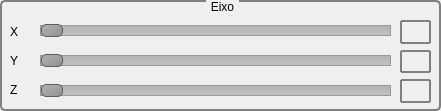
   <widget class="QGroupBox" name="groupBox_7">
    <property name="geometry">
     <rect>
      <x>11</x>
      <y>560</y>
      <width>441</width>
      <height>111</height>
     </rect>
    </property>
    <property name="styleSheet">
     <string notr="true">QGroupBox {
     background-color: qlineargradient(x1: 0, y1: 0, x2: 0, y2: 1,
                                       stop: 0 #E0E0E0, stop: 1 #FFFFFF);
     border: 2px solid gray;
     border-radius: 5px;
     margin-top: 1ex; /* leave space at the top for the title */
 }
 QGroupBox::title {

     subcontrol-origin: margin;
     subcontrol-position: top center; /* position at the top center */
     padding: 0 3px;
     background-color: qlineargradient(x1: 0, y1: 0, x2: 0, y2: 1,
                                       stop: 0 #FFOECE, stop: 1 #FFFFFF);
 }
 QGroupBox::indicator {
     width: 13px;
     height: 13px;
 }</string>
    </property>
    <property name="title">
     <string>Eixo</string>
    </property>
    <widget class="QSlider" name="horizontalSliderPlano_X">
     <property name="geometry">
      <rect>
       <x>40</x>
       <y>20</y>
       <width>351</width>
       <height>20</height>
      </rect>
     </property>
     <property name="cursor">
      <cursorShape>PointingHandCursor</cursorShape>
     </property>
     <property name="styleSheet">
      <string notr="true"> QSlider::groove:horizontal {
     border: 1px solid #999999;
     height: 9px; /* the groove expands to the size of the slider by default. by giving it a height, it has a fixed size */
     background: qlineargradient(x1:0, y1:0, x2:0, y2:1, stop:0 #B1B1B1, stop:1 #c4c4c4);
     margin: 2px 0;
 }

 QSlider::handle:horizontal {
     background: qlineargradient(x1:0, y1:0, x2:1, y2:1, stop:0 #b4b4b4, stop:1 #8f8f8f);
     border: 1px solid #5c5c5c;
     width: 20px;
     height: 20px;
     margin: -2px 0; /* handle is placed by default on the contents rect of the groove. Expand outside the groove */
     border-radius: 5px;
 }

</string>
     </property>
     <property name="orientation">
      <enum>Qt::Horizontal</enum>
     </property>
    </widget>
    <widget class="QSlider" name="horizontalSliderPlano_Y">
     <property name="geometry">
      <rect>
       <x>40</x>
       <y>50</y>
       <width>351</width>
       <height>20</height>
      </rect>
     </property>
     <property name="cursor">
      <cursorShape>PointingHandCursor</cursorShape>
     </property>
     <property name="styleSheet">
      <string notr="true"> QSlider::groove:horizontal {
     border: 1px solid #999999;
     height: 9px; /* the groove expands to the size of the slider by default. by giving it a height, it has a fixed size */
     background: qlineargradient(x1:0, y1:0, x2:0, y2:1, stop:0 #B1B1B1, stop:1 #c4c4c4);
     margin: 2px 0;
 }

 QSlider::handle:horizontal {
     background: qlineargradient(x1:0, y1:0, x2:1, y2:1, stop:0 #b4b4b4, stop:1 #8f8f8f);
     border: 1px solid #5c5c5c;
     width: 20px;
     height: 20px;
     margin: -2px 0; /* handle is placed by default on the contents rect of the groove. Expand outside the groove */
     border-radius: 5px;
 }

</string>
     </property>
     <property name="orientation">
      <enum>Qt::Horizontal</enum>
     </property>
    </widget>
    <widget class="QSlider" name="horizontalSliderPlano_z">
     <property name="geometry">
      <rect>
       <x>40</x>
       <y>80</y>
       <width>351</width>
       <height>20</height>
      </rect>
     </property>
     <property name="cursor">
      <cursorShape>PointingHandCursor</cursorShape>
     </property>
     <property name="styleSheet">
      <string notr="true"> QSlider::groove:horizontal {
     border: 1px solid #999999;
     height: 9px; /* the groove expands to the size of the slider by default. by giving it a height, it has a fixed size */
     background: qlineargradient(x1:0, y1:0, x2:0, y2:1, stop:0 #B1B1B1, stop:1 #c4c4c4);
     margin: 2px 0;
 }

 QSlider::handle:horizontal {
     background: qlineargradient(x1:0, y1:0, x2:1, y2:1, stop:0 #b4b4b4, stop:1 #8f8f8f);
     border: 1px solid #5c5c5c;
     width: 20px;
     height: 20px;
     margin: -2px 0; /* handle is placed by default on the contents rect of the groove. Expand outside the groove */
     border-radius: 5px;
 }

</string>
     </property>
     <property name="orientation">
      <enum>Qt::Horizontal</enum>
     </property>
    </widget>
    <widget class="QWidget" name="layoutWidget">
     <property name="geometry">
      <rect>
       <x>400</x>
       <y>20</y>
       <width>31</width>
       <height>83</height>
      </rect>
     </property>
     <layout class="QGridLayout" name="gridLayout_6">
      <item row="0" column="0">
       <widget class="QLabel" name="label_20">
        <property name="styleSheet">
         <string notr="true">QFrame, QLabel, QToolTip {
     border: 2px solid gray;
     border-radius: 1px;
     padding: 1px;
	font: 11pt &quot;MS Shell Dlg 2&quot;;
 }</string>
        </property>
        <property name="frameShape">
         <enum>QFrame::Panel</enum>
        </property>
        <property name="text">
         <string/>
        </property>
       </widget>
      </item>
      <item row="1" column="0">
       <widget class="QLabel" name="label_21">
        <property name="styleSheet">
         <string notr="true">QFrame, QLabel, QToolTip {
     border: 2px solid gray;
     border-radius: 1px;
     padding: 1px;
	font: 11pt &quot;MS Shell Dlg 2&quot;;
 }</string>
        </property>
        <property name="frameShape">
         <enum>QFrame::Panel</enum>
        </property>
        <property name="text">
         <string/>
        </property>
       </widget>
      </item>
      <item row="2" column="0">
       <widget class="QLabel" name="label_22">
        <property name="styleSheet">
         <string notr="true">QFrame, QLabel, QToolTip {
     border: 2px solid gray;
     border-radius: 1px;
     padding: 1px;
	font: 11pt &quot;MS Shell Dlg 2&quot;;
 }</string>
        </property>
        <property name="frameShape">
         <enum>QFrame::Panel</enum>
        </property>
        <property name="text">
         <string/>
        </property>
       </widget>
      </item>
     </layout>
    </widget>
    <widget class="QWidget" name="layoutWidget">
     <property name="geometry">
      <rect>
       <x>10</x>
       <y>20</y>
       <width>21</width>
       <height>81</height>
      </rect>
     </property>
     <layout class="QGridLayout" name="gridLayout_7">
      <item row="0" column="0">
       <widget class="QLabel" name="label_23">
        <property name="text">
         <string>X</string>
        </property>
       </widget>
      </item>
      <item row="1" column="0">
       <widget class="QLabel" name="label_24">
        <property name="text">
         <string>Y</string>
        </property>
       </widget>
      </item>
      <item row="2" column="0">
       <widget class="QLabel" name="label_25">
        <property name="text">
         <string>Z</string>
        </property>
       </widget>
      </item>
     </layout>
    </widget>
   </widget>
